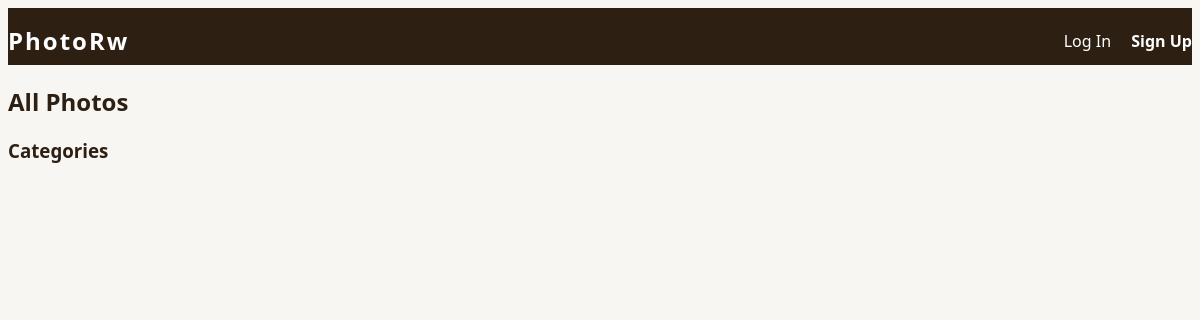
Before: /portfolio/photos/ with the older database file.
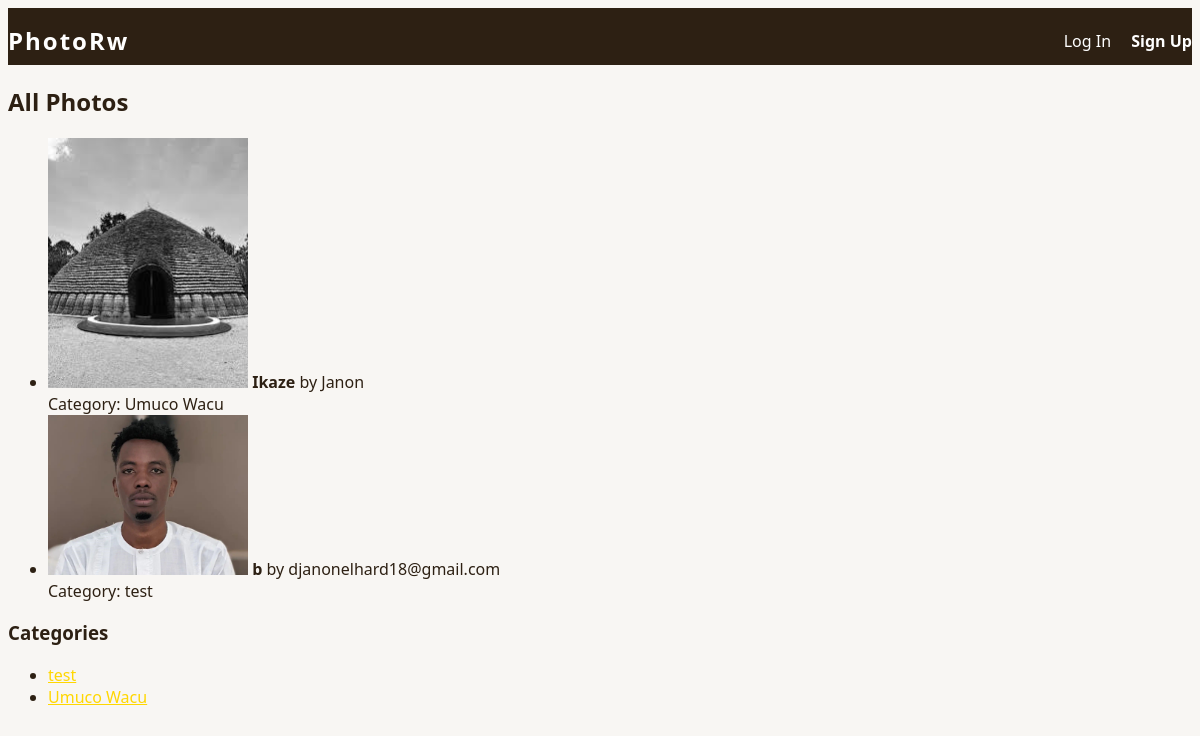
After: the same page with the newer database file.
### portfolio/models.py (models this page shows, shortened)
class Photo(models.Model):
	photographer = models.ForeignKey(User, on_delete=models.CASCADE, related_name='photos')
	image = models.ImageField(upload_to='portfolio_photos/')
	title = models.CharField(max_length=255)
	description = models.TextField(blank=True)
	category = models.ForeignKey(Category, on_delete=models.SET_NULL, null=True, related_name='photos')
	uploaded_at = models.DateTimeField(default=timezone.now)
	is_approved = models.BooleanField(default=False, help_text='Admin must approve before public display.')
	class Meta:
		ordering = ['-uploaded_at']

class Category(models.Model):
	name = models.CharField(max_length=100, unique=True)
	def __str__(self):
		return self.name

### users/models.py (models this page shows, shortened)
class User(AbstractUser):
	class Roles(models.TextChoices):
		PHOTOGRAPHER = 'photographer', _('Photographer')
		CLIENT = 'client', _('Client')
	email = models.EmailField(_('email address'), unique=True, blank=False, null=False, help_text=_('Required. Enter a valid email address.'))
	bio = models.TextField(_('bio'), blank=True)
	profile_picture = models.ImageField(upload_to='profile_pics/', blank=True, null=True)
	location = models.CharField(max_length=255, blank=True)
	contact_info = models.CharField(max_length=255, blank=True)
	is_verified = models.BooleanField(default=False)
	role = models.CharField(max_length=20, choices=Roles.choices, default=Roles.CLIENT)
	price = models.DecimalField(max_digits=8, decimal_places=2, blank=True, null=True, help_text=_('Typical session price (optional)'))
	USERNAME_FIELD = 'email'
	REQUIRED_FIELDS = ['username']

### portfolio/views.py (the view)
# urls.py: path('photos/', views.photo_list, name='photo_list'),
def photo_list(request):
	photos = Photo.objects.all()
	categories = Category.objects.all()
	return render(request, 'portfolio/photo_list.html', {'photos': photos, 'categories': categories})

### portfolio/templates/portfolio/photo_list.html
{% extends 'base.html' %}
{% block content %}
<h2>All Photos</h2>
<ul>
  {% for photo in photos %}
    <li>
      <img src="{{ photo.image.url }}" alt="{{ photo.title }}" width="200" />
      <strong>{{ photo.title }}</strong> by {{ photo.photographer.username }}<br>
      Category: {{ photo.category }}
    </li>
  {% endfor %}
</ul>
<h3>Categories</h3>
<ul>
  {% for category in categories %}
    <li><a href="{% url 'category_photos' category.id %}">{{ category.name }}</a></li>
  {% endfor %}
</ul>
{% endblock %}

Changed rows visible on the page:
added Photo: image (picture), title "Ikaze", photographer.username "Janon", category "Umuco Wacu"
added Photo: image (picture), title "b", photographer.username "djanonelhard18@gmail.com", category "test"
added Category: name "test"
added Category: name "Umuco Wacu"
